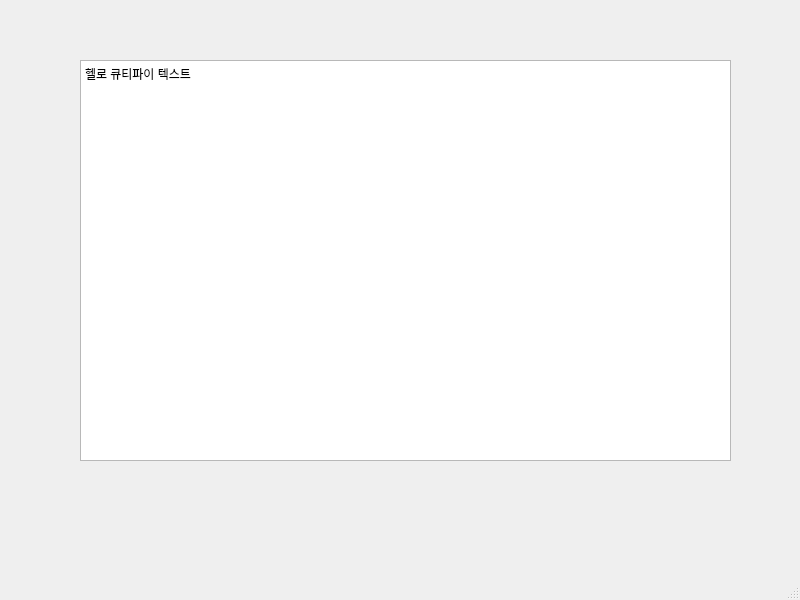
<?xml version="1.0" encoding="UTF-8"?>
<ui version="4.0">
 <class>MainWindow</class>
 <widget class="QMainWindow" name="MainWindow">
  <property name="geometry">
   <rect>
    <x>0</x>
    <y>0</y>
    <width>800</width>
    <height>600</height>
   </rect>
  </property>
  <property name="windowTitle">
   <string>헬로큐티파이</string>
  </property>
  <widget class="QWidget" name="centralwidget">
   <widget class="QPlainTextEdit" name="plainTextEdit">
    <property name="geometry">
     <rect>
      <x>80</x>
      <y>60</y>
      <width>651</width>
      <height>401</height>
     </rect>
    </property>
    <property name="plainText">
     <string>헬로 큐티파이 텍스트</string>
    </property>
   </widget>
  </widget>
  <widget class="QMenuBar" name="menubar">
   <property name="geometry">
    <rect>
     <x>0</x>
     <y>0</y>
     <width>800</width>
     <height>26</height>
    </rect>
   </property>
  </widget>
  <widget class="QStatusBar" name="statusbar"/>
 </widget>
 <resources/>
 <connections/>
</ui>
